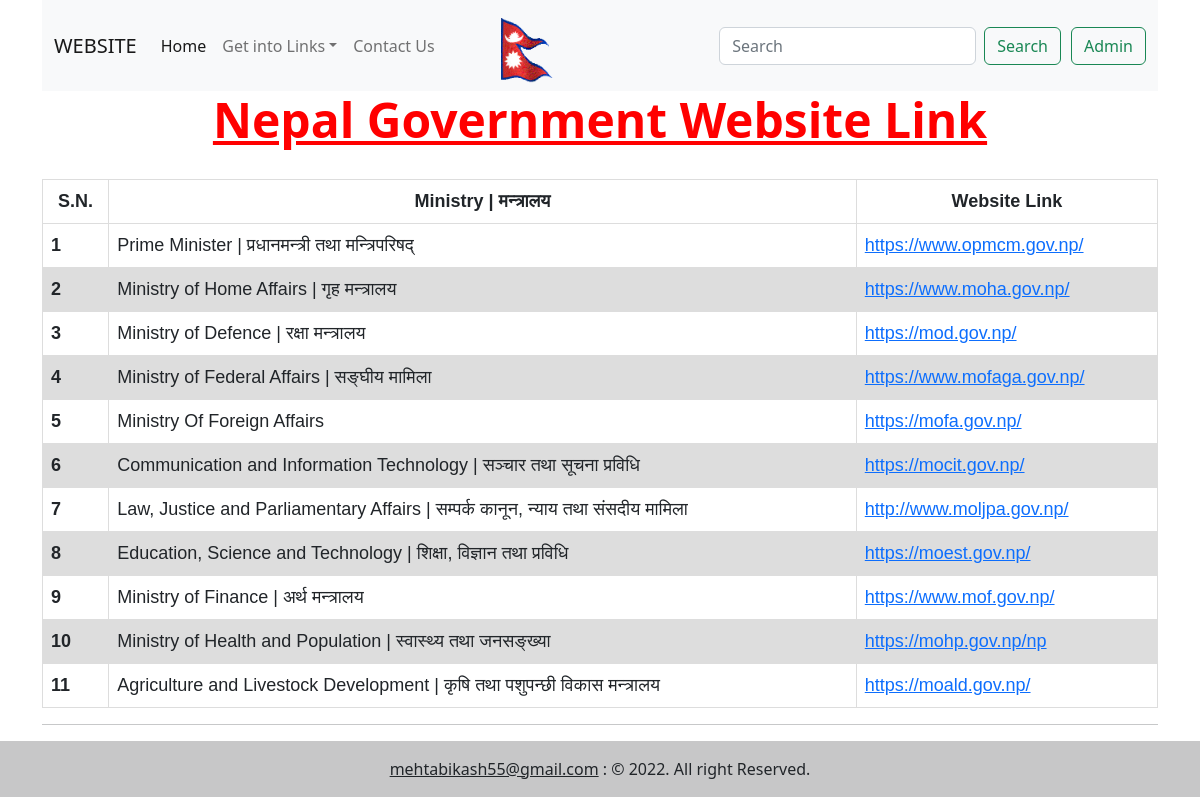
The page / on the database its author committed.
### link/models.py (models this page shows, shortened)
class home_page(models.Model):
    Website_Title = models.CharField(max_length=150)
    Website_Link = models.CharField(max_length=100)

### link/views.py (the view)
# urls.py: 2. Add a URL to urlpatterns:  path('', views.home, name='home')
def home(request):
    if 'query' in request.GET:
        query = request.GET['query']
        data = home_page.objects.filter(Website_Title__icontains = query)
    else:
        data = home_page.objects.all()
    context = {'metro' : data}
    return render(request, 'index.html', context)

### templates/index.html (shortened to what this page needs)
{% extends "base.html" %}
{% block Homeactive %}active{% endblock Homeactive %}
{% load static %}
{% block body %}
    <div class="container">
        <h1 class="top">Nepal Government Website Link</h1>
    </div>
    <div class="container">
        <table class="table">
            <thead>
              <tr>
                <th scope="col" class="top1">S.N.</th>
                <th scope="col" class="top1">Ministry | मन्त्रालय</th>
                <th scope="col" class="top1">Website Link</th>
              </tr>
            </thead>
            <tbody>
              {% for home_page in metro %}
                <tr>
                  <th scope="row">{{forloop.counter}}</th>
                  <td>{{home_page.Website_Title}}</td>
                  <td><a href="{{home_page.Website_Link}}" target="_blank">{{home_page.Website_Link}}</a></td>
                </tr>
              {% endfor %}
            </tbody>
          </table>
           <hr>
    </div>
{% endblock body %}

### templates/base.html (shortened to what this page needs)
<!doctype html>
<html lang="en">
    {% load static %}
<head>
    <link href="{% static 'css/bootstrap.css' %}/" rel="stylesheet" />
    <link href="{% static 'css/bootstrap.min.css' %}/" rel="stylesheet" />
    <link href="{% static 'css/main.css' %}/" rel="stylesheet" />
    <link href="{% static 'css/style.css' %}/" rel="stylesheet" />
    <link href="{% static 'css/animate.css' %}/" rel="stylesheet" />
    <link rel="stylesheet" href="https://stackpath.bootstrapcdn.com/font-awesome/4.7.0/css/font-awesome.min.css" />
</head>
<body>
    <header>
        <div class="container">
            <nav class="navbar navbar-expand-lg bg-light">
                <div class="container-fluid">
                    <a class="navbar-brand" href="/">WEBSITE</a>
                    <div class="collapse navbar-collapse" id="navbarSupportedContent">
                        <ul class="navbar-nav me-auto mb-2 mb-lg-0">
                            <li class="nav-item">
                                <a class="nav-link {% block Homeactive %} {% endblock Homeactive %}" href="/">Home</a>
                            </li>
                            <li class="nav-item dropdown">
                                <a class="nav-link dropdown-toggle {% block linkactive %} {% endblock linkactive %}" href="#" role="button" data-bs-toggle="dropdown" aria-expanded="false">Get into Links</a>
                            </li>
                            <li class="nav-item">
                                <a class="nav-link {% block contactactive %}{% endblock contactactive %}" href="/contact">Contact Us</a>
                            </li>
                        </ul>
                        <a href="/" class="img-mg"><img src="{% static 'images/nepal.gif' %}" class="img-flag" alt="logo"></a>
                        <form class="d-flex" role="search">
                            <input class="form-control me-2" type="search" placeholder="Search" aria-label="Search" name="query" id="query">
                            <button class="btn btn-outline-success" type="submit">Search</button>
                        </form>
                        <a href="/admin" target="_blank" class="but_mg"><button class="btn btn-outline-success" type="button">Admin</button></a>
                    </div>
                </div>
            </nav>
        </div>
    </header>
    {% block body %}
    {% endblock body %}
    <footer class="bg-light text-center text-lg-start">
        <div class="text-center p-3" style="background-color: rgba(0, 0, 0, 0.2);">
          <a class="text-dark" href="mailto:mehtabikash55@gmail.com" target="_blank">mehtabikash55@gmail.com</a>
          : © 2022. All right Reserved.
        </div>
    </footer>
</body>
</html>

### static/css/style.css (style rules this page uses)
.img-mg { margin-right: 165px; }
.img-flag { height: 65px; margin-top: 10px; }
.top { text-align: center; color: red; font-size: 48px; font-weight: 800; margin-bottom: 30px; text-decoration: underline; }
.top1 { text-align: center; }
.but_mg { margin-left: 10px; }
table { font-family: arial, sans-serif; border-collapse: collapse; width: 100%; font-size: 18px; }
td, th { border: 1px solid #dddddd; text-align: left; padding: 10px; }
tr:nth-child(even) { background-color: #dddddd; }

### rows shown on the page
home_page: Website_Title "Prime Minister | प्रधानमन्त्री तथा मन्त्रिपरिषद्", Website_Link "https://www.opmcm.gov.np/"
home_page: Website_Title "Ministry of Home Affairs | गृह मन्त्रालय", Website_Link "https://www.moha.gov.np/"
home_page: Website_Title "Ministry of Defence | रक्षा मन्त्रालय", Website_Link "https://mod.gov.np/"
home_page: Website_Title "Ministry of Federal Affairs | सङ्‍घीय मामिला", Website_Link "https://www.mofaga.gov.np/"
home_page: Website_Title "Ministry Of Foreign Affairs", Website_Link "https://mofa.gov.np/"
home_page: Website_Title "Communication and Information Technology | सञ्‍चार तथा सूचना प्रविधि", Website_Link "https://mocit.gov.np/"
home_page: Website_Title "Law, Justice and Parliamentary Affairs | सम्पर्क कानून, न्याय तथा संसदीय मामिला", Website_Link "http://www.moljpa.gov.np/"
home_page: Website_Title "Education, Science and Technology | शिक्षा, विज्ञान तथा प्रविधि", Website_Link "https://moest.gov.np/"
home_page: Website_Title "Ministry of Finance | अर्थ मन्त्रालय", Website_Link "https://www.mof.gov.np/"
home_page: Website_Title "Ministry of Health and Population | स्वास्थ्य तथा जनसङ्ख्या", Website_Link "https://mohp.gov.np/np"
home_page: Website_Title "Agriculture and Livestock Development | कृषि तथा पशुपन्छी विकास मन्त्रालय", Website_Link "https://moald.gov.np/"
